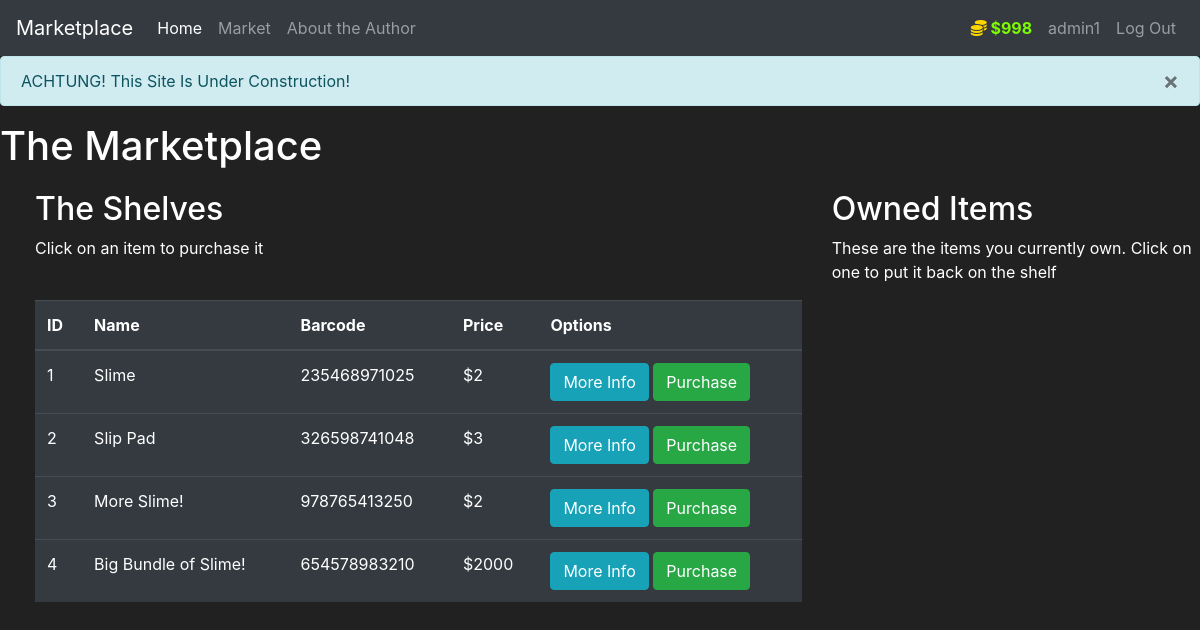
The page /market (signed in) on the database its author committed.
### market/models.py (models this page shows, shortened)
class User(db.Model, UserMixin):
    id = db.Column(db.Integer(), primary_key=True)
    username = db.Column(db.String(length=20), nullable=False, unique=True)
    email = db.Column(db.String(length=40), nullable=False, unique=True)
    pw_hash = db.Column(db.String(length=60), nullable=False)
    wallet = db.Column(db.Integer(), nullable=False, default=1000)
    items = db.relationship('Item', backref='owned_by', lazy=True)
    @property
    def nice_looking_wallet(self):
        if len(str(self.wallet)) >= 4:
            return f'${str(self.wallet)[:-3]},{str(self.wallet)[-3:]}'
        else:
            return f"${self.wallet}"
    @property
    def password(self): # Returns the password
        return self.password

class Item(db.Model):
    id = db.Column(db.Integer(), primary_key=True)
    name = db.Column(db.String(length=30), nullable=False, unique=True)
    price = db.Column(db.Integer(), nullable=False)
    barcode = db.Column(db.String(length=12), nullable=False, unique=True)
    description = db.Column(db.String(length=1024), nullable=False, unique=True)
    owner = db.Column(db.Integer(), db.ForeignKey('user.id'))

### market/routes.py (the view, shortened to what this page needs)
@app.route('/market', methods=['GET', 'POST'])
@login_required
def market_place():
    flash(f'ACHTUNG! This Site Is Under Construction!', category='info')
    purchase_form = PurchaseItemForm()
    sell_form = SellItemForm()
    if request.method == "GET":
        items = Item.query.filter_by(owner=None)
        owned_items = Item.query.filter_by(owner=current_user.id)
        return render_template("market.html", items=items, purchase_form=purchase_form, owned_items=owned_items, sell_form=sell_form)

### market/models.py (called while the page is built)
@login_manager.user_loader
def load_user(user_id):
    return User.query.get(int(user_id))

### market/templates/market.html (shortened to what this page needs)
{% extends 'base.html' %}
{% block content %}
<h1>The Marketplace</h1>
    <div class="row" style="margin-top:20px; margin-left:20px">
        <div class="col-8">
            <h2>The Shelves</h2>
            <p>Click on an item to purchase it</p>
            <br>
            <table class="table table-hover table-dark">
            <thead>
                <tr>
                 <th scope="col">ID</th>
                 <th scope="col">Name</th>
                 <th scope="col">Barcode</th>
                 <th scope="col">Price</th>
                 <th scope="col">Options</th>
                </tr>
            </thead>
            <tbody>
            {% for item in items %}
            <tr>
                <td>{{ item.id }}</td>
                <td>{{ item.name }}</td>
                <td>{{ item.barcode }}</td>
                <td>${{ item.price }}</td>
                <td>
                    <button class="btn btn-outline btn-info" data-toggle="modal" data-target="#Modal-MoreInfo-{{ item.id }}">More Info</button>
                    <button class="btn btn-outline btn-success" data-toggle="modal" data-target="#Modal-ConfirmPurchase-{{ item.id }}">Purchase</button>
                </td>
            </tr>
            {% endfor %}
            </tbody>
        </table>
        </div>
        <div class="col-4">
            <h2>Owned Items</h2>
            <p>These are the items you currently own. Click on one to put it back on the shelf</p>
        </div>
    </div>
{% endblock %}

### market/templates/base.html (shortened to what this page needs)
<!doctype html>
<html lang="en">
   <head>
      <link rel="stylesheet" href="https://cdn.jsdelivr.net/npm/bootstrap@4.5.3/dist/css/bootstrap.min.css">
   </head>
   <body>
      <nav class="navbar navbar-expand-md navbar-dark bg-dark">
        <a class="navbar-brand" href="{{ url_for('home_page') }}">Marketplace</a>
        <div class="collapse navbar-collapse" id="navbarNav">
            <ul class="navbar-nav mr-auto">
            <li class="nav-item active">
                <a class="nav-link" href="{{ url_for('home_page') }}">Home <span class="sr-only">(current)</span></a>
            </li>
            <li class="nav-item">
                <a class="nav-link" href="{{ url_for('market_place') }}">Market</a>
            </li>
            <li class="nav-item">
                <a class="nav-link" href="{{ url_for('author') }}">About the Author</a>
            </li>
        </ul>
        {% if current_user.is_authenticated %}
            <ul class="navbar-nav">
                <li class="nav-item">
                    <a class="nav-link" style="color: lawngreen; font-weight: bold">
                        <i class="fas fa-coins" style="color: #FFD700"></i>
                        {{ current_user.nice_looking_wallet }}
                    </a>
                </li>
                <li class="nav-item">
                    <a class="nav-link">{{ current_user.username }}</a>
                </li>
                <li class="nav-item">
                    <a class="nav-link" href="{{ url_for('logout_page') }}">Log Out</a>
                </li>
            </ul>
        {% endif %}
        </div>
    </nav>
      {% with messages = get_flashed_messages(with_categories=true) %}
        {%if messages %}
            {% for category, message in messages %}
                <div class="alert alert-{{ category }}">
                    <button type="button" class="m1-2 mb-1 close" data-dismiss="alert" aria-label="Close">
                        <span aria-hidden="true">&times;</span>
                    </button>
                    {{ message }}
                </div>
            {% endfor %}
        {% endif %}
      {% endwith %}
      {% block content %}
      {% endblock %}
   </body>
</html>

### market/templates/base.html (style rules this page uses)
body { background-color: #212121; color: white }

### rows shown on the page
User: nice_looking_wallet "$998", username "admin1"
Item: id "1", name "Slime", barcode "235468971025", price "2"
Item: id "2", name "Slip Pad", barcode "326598741048", price "3"
Item: id "3", name "More Slime!", barcode "978765413250", price "2"
Item: id "4", name "Big Bundle of Slime!", barcode "654578983210", price "2000"

### other values the page prints
{{ message }} "ACHTUNG! This Site Is Under Construction!"
